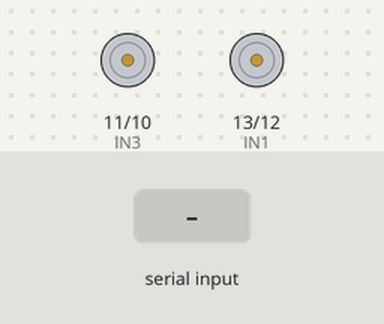
A sketch run on a simulated Arduino Uno, built with avr-gcc and run on an emulated ATmega328P. On the bench: motor-driver pin pairs drawn as motors (green arrow = first pin HIGH = forward, orange = second pin HIGH = backward, longer = more drive). The inputs (shaded band) are chosen by the test bench.

Above: at 1.2 s.
1.3 s: "F" received over Serial
At 2.2 s:
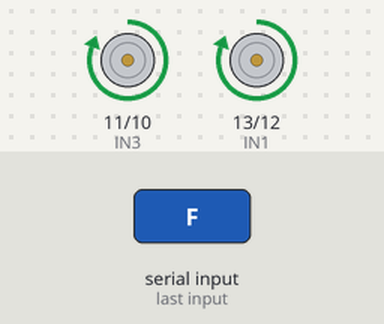
2.8 s: "B" received over Serial
At 3.3 s:
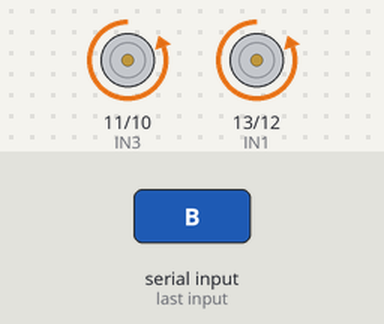
4.3 s: "L" received over Serial
At 5.5 s:
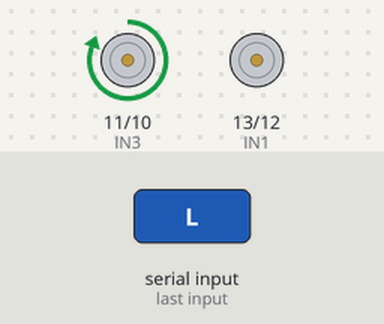
5.8 s: "R" received over Serial
At 6.8 s:
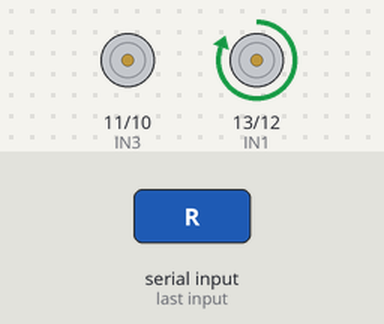
7.3 s: "S" received over Serial
At 7.9 s:
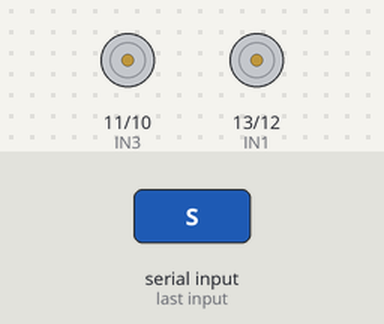
Timing chart, 0 to 9.8 s (numbered marks = the images above; inputs shaded):
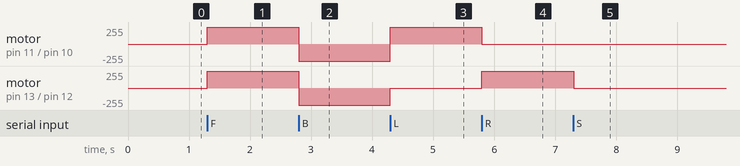

Measured:
- after the input at 1.3 s, motor on pin 11 (IN3) / pin 10 (IN4), motor on pin 13 (IN1) / pin 12 (IN2): stopped → forward 255/255 at once
- after the input at 2.8 s, motor on pin 11 (IN3) / pin 10 (IN4), motor on pin 13 (IN1) / pin 12 (IN2): forward 255/255 → backward 255/255 at once
- after the input at 4.3 s, motor on pin 11 (IN3) / pin 10 (IN4): backward 255/255 → forward 255/255 at once; motor on pin 13 (IN1) / pin 12 (IN2): backward 255/255 → stopped at once
- after the input at 5.8 s, motor on pin 11 (IN3) / pin 10 (IN4): forward 255/255 → stopped at once; motor on pin 13 (IN1) / pin 12 (IN2): stopped → forward 255/255 at once
- after the input at 7.3 s, motor on pin 13 (IN1) / pin 12 (IN2): forward 255/255 → stopped at once

The sketch:

bluetooth_car.ino
```cpp
/*
  Arduino Bluetooth Car Code
  IN1=13, IN2=12, IN3=11, IN4=10 (no headlight LED used in this build)
  ENA/ENB are jumper-capped on the L298N (always enabled, fixed full speed).
  No PWM speed control with this wiring -- see note at bottom to add it.

  NOTE: this was rebuilt from memory of a competition project from
  7-8 months ago. Double-check pin numbers against your own wiring
  before uploading, since some connections were customized at the time.
*/

#define IN1 13   // Left motors forward
#define IN2 12   // Left motors reverse
#define IN3 11   // Right motors forward
#define IN4 10   // Right motors reverse

char command;

void setup() {
  pinMode(IN1, OUTPUT);
  pinMode(IN2, OUTPUT);
  pinMode(IN3, OUTPUT);
  pinMode(IN4, OUTPUT);

  Serial.begin(9600);
}

void loop() {
  if (Serial.available() > 0) {
    command = Serial.read();
    Stop();  // clear previous direction before applying a new one
    switch (command) {
      case 'F': forward(); break;
      case 'B': back(); break;
      case 'L': left(); break;
      case 'R': right(); break;
      case 'S': Stop(); break;
    }
  }
}

void forward() {
  digitalWrite(IN1, HIGH);
  digitalWrite(IN2, LOW);
  digitalWrite(IN3, HIGH);
  digitalWrite(IN4, LOW);
}

void back() {
  digitalWrite(IN1, LOW);
  digitalWrite(IN2, HIGH);
  digitalWrite(IN3, LOW);
  digitalWrite(IN4, HIGH);
}

void left() {
  digitalWrite(IN1, LOW);
  digitalWrite(IN2, LOW);
  digitalWrite(IN3, HIGH);
  digitalWrite(IN4, LOW);
}

void right() {
  digitalWrite(IN1, HIGH);
  digitalWrite(IN2, LOW);
  digitalWrite(IN3, LOW);
  digitalWrite(IN4, LOW);
}

void Stop() {
  digitalWrite(IN1, LOW);
  digitalWrite(IN2, LOW);
  digitalWrite(IN3, LOW);
  digitalWrite(IN4, LOW);
}

/*
  NOTE on speed control:
  ENA and ENB currently have jumper caps on the L298N board, so both
  motor channels run at fixed full speed whenever an IN pin is HIGH.
  To get variable speed (like your original ENA/ENB idea):
    1. Physically REMOVE the ENA and ENB jumper caps on the L298N.
    2. Wire ENA and ENB to two free Arduino PWM-capable pins (e.g. 9 and 3).
    3. Add analogWrite(ENA, Speed) / analogWrite(ENB, Speed) calls in each
       movement function, alongside the digitalWrite() calls above.
*/
```
